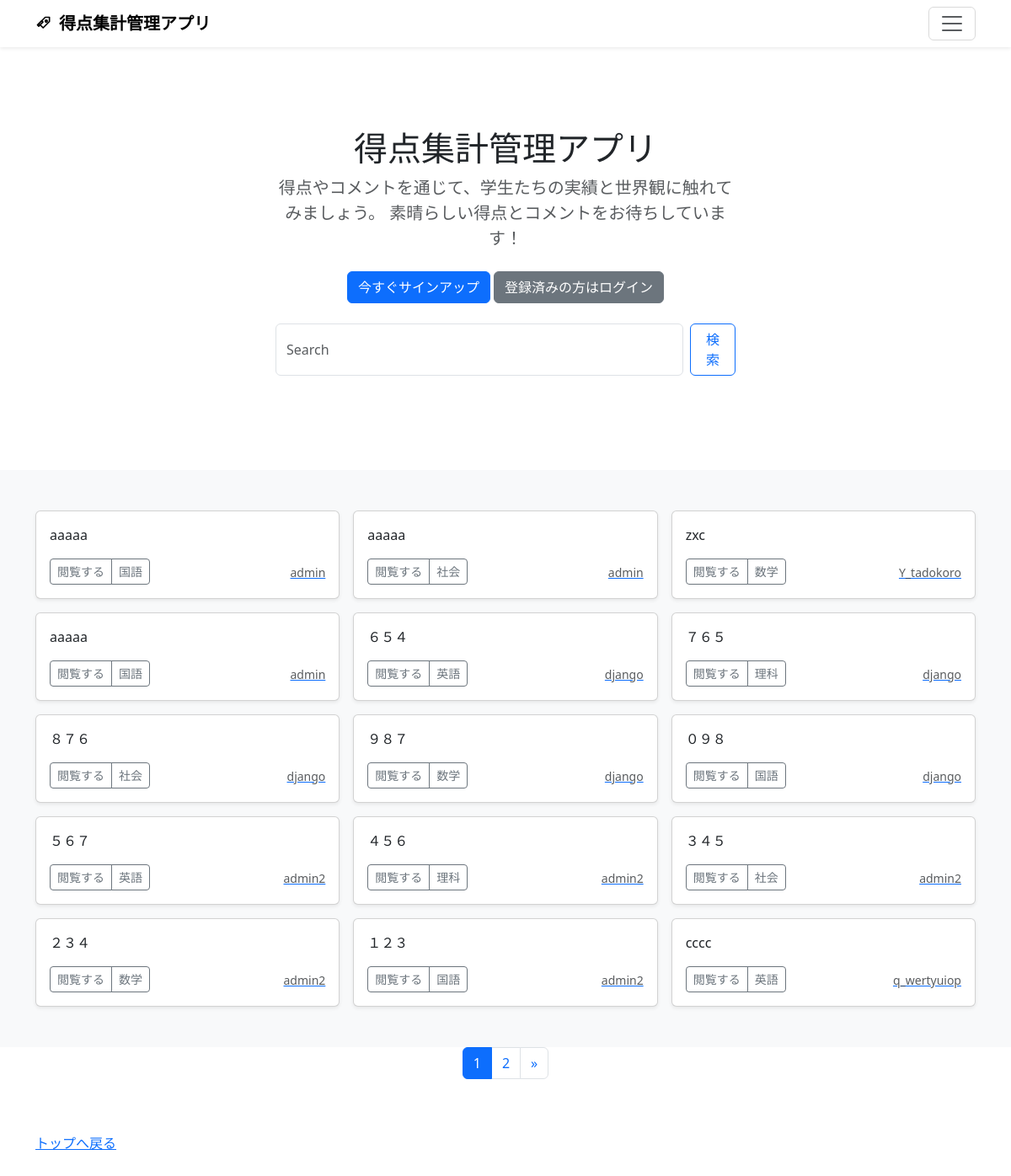
Before: / with the older database file.
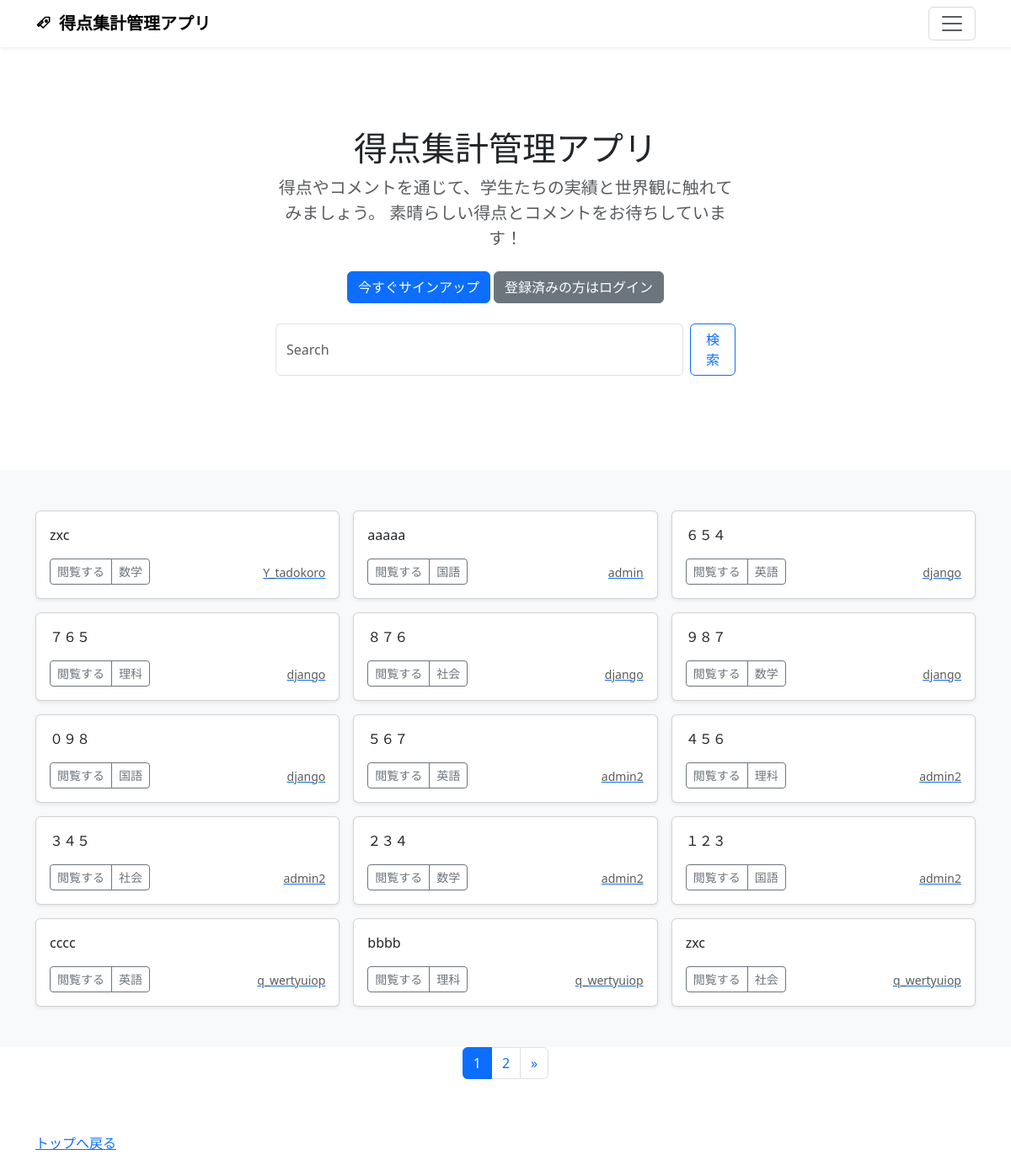
After: the same page with the newer database file.
### score_aggregateapp/models.py (models this page shows, shortened)
class ScoreAggregateappPost(models.Model):
    user = models.ForeignKey(
        CustomUser,
        verbose_name='ユーザー',
        on_delete=models.CASCADE
        )
    category = models.ForeignKey(
        Category,
        verbose_name='科目',
        on_delete=models.PROTECT
        )
    title = models.CharField(
        verbose_name='タイトル',
        max_length=200
        )
    comment = models.TextField(
        verbose_name='コメント',
        )
    posted_at = models.DateTimeField(
        verbose_name='投稿日時',
        auto_now_add=True
        )

class Category(models.Model):
    title = models.CharField(
        verbose_name='科目',
        max_length=20)

### accounts/models.py (models this page shows)
class CustomUser(AbstractUser):
    pass

### score_aggregateapp/views.py (the view)
# urls.py: path('', views.IndexView.as_view(), name='index'),
class IndexView(ListView):
    template_name = 'index.html'
    queryset = ScoreAggregateappPost.objects.order_by('-posted_at')
    paginate_by = 15

### score_aggregateapp/templates/index.html (shortened to what this page needs)
{% extends 'base.html' %}
  {% block contents %}
  {% include "score_aggregateapps_title.html" %}
  {% include "score_aggregateapps_list.html" %}
  {% include "pagination.html" %}
  {% endblock %}

### score_aggregateapp/templates/score_aggregateapps_list.html
  <div class="album py-5 bg-body-tertiary">
    <div class="container">
      <div class="row row-cols-1 row-cols-sm-2 row-cols-md-3 g-3">
        {% for record in object_list %}
        <div class="col">
          <div class="card shadow-sm">
            <div class="card-body">
              <p class="card-text">{{record.title}}</p>
              <div class="d-flex justify-content-between align-items-center">
                <div class="btn-group">
                  <button type="button" class="btn btn-sm btn-outline-secondary" onclick="location.href='{% url 'score_aggregateapp:score_aggregateapp_detail' record.pk %}'">閲覧する</button>
                  <button type="button" class="btn btn-sm btn-outline-secondary" onclick="location.href='{% url 'score_aggregateapp:score_aggregateapps_cat' category=record.category.id %}'">{{record.category.title}}</button>
                </div>
                <a href="{% url 'score_aggregateapp:user_list' user=record.user.id %}">
                  <small class="text-muted">{{record.user.username}}</small>
                </a>
              </div>
            </div>
          </div>
        </div>
        {% endfor %}
      </div>
    </div>
  </div>

Changed rows visible on the page:
removed ScoreAggregateappPost: title "aaaaa", category "国語", user.username "admin"
removed ScoreAggregateappPost: title "aaaaa", category "社会", user.username "admin"
now on this page (row unchanged): ScoreAggregateappPost: title "bbbb", category "理科", user.username "q_wertyuiop"
now on this page (row unchanged): ScoreAggregateappPost: title "zxc", category "社会", user.username "q_wertyuiop"
